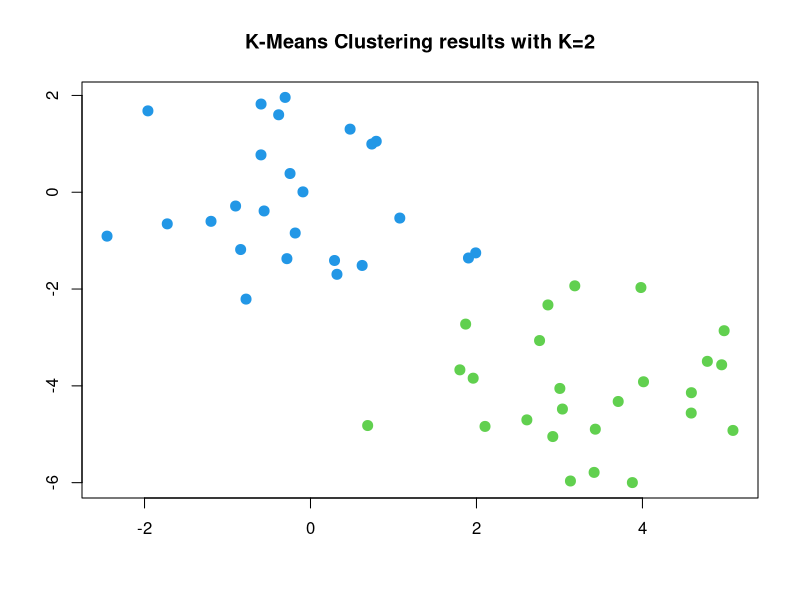
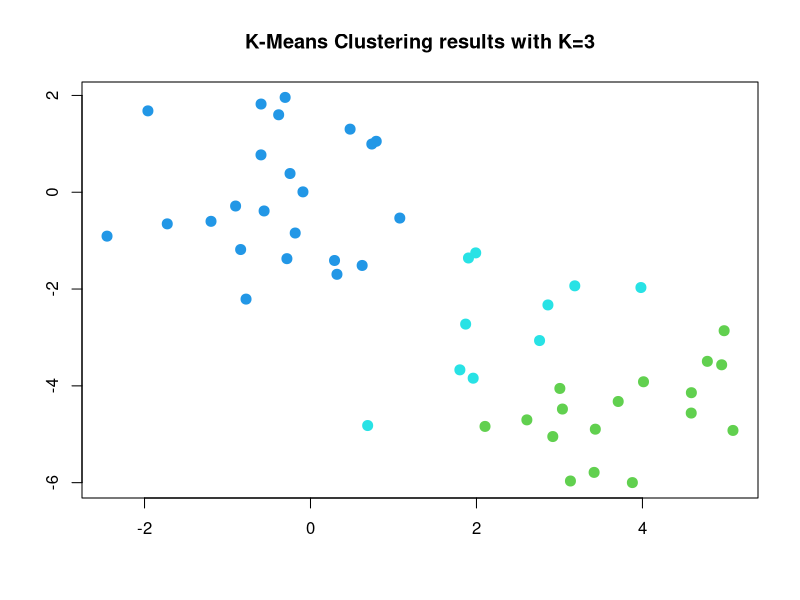
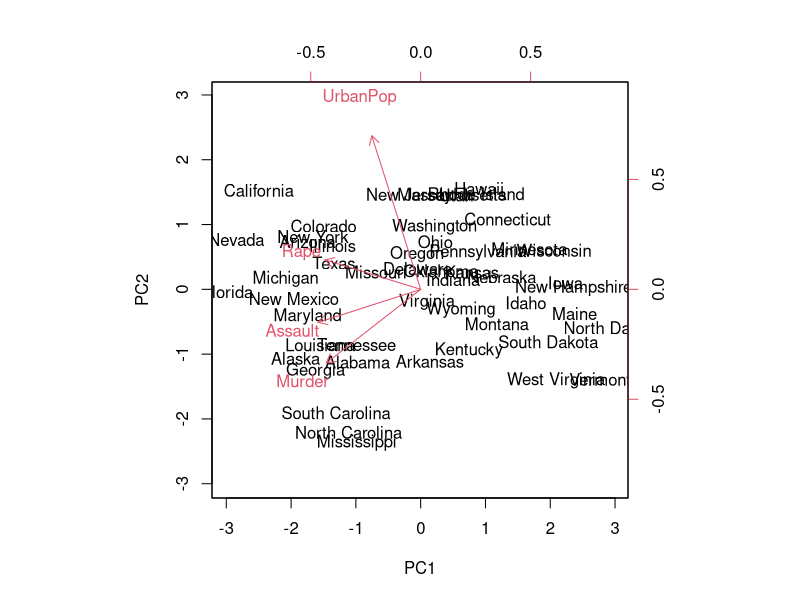
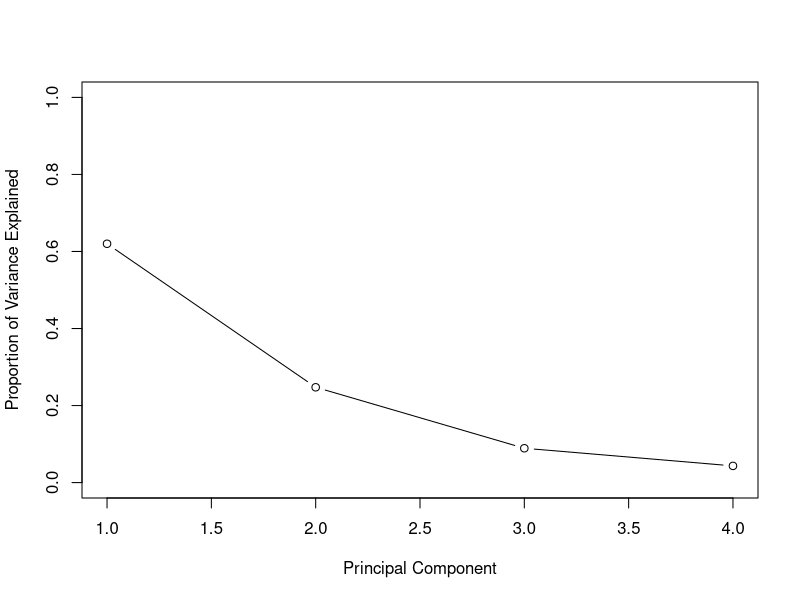
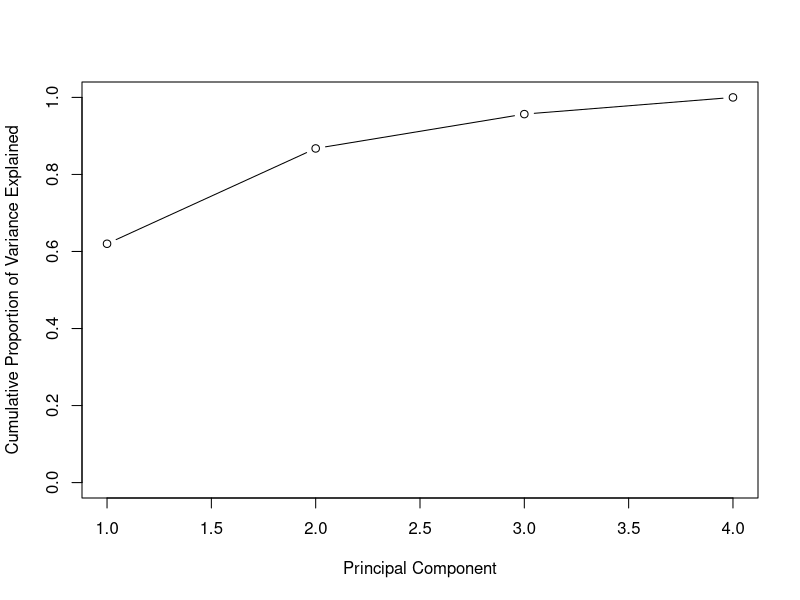

R code for these plots, in order:
## ---- chunk 1
set.seed(2)
x = matrix(rnorm(50*2), ncol=2)
x[1:25,1] = x[1:25,1] + 3
x[1:25,2] = x[1:25,2] - 4
## ---- chunk 2
km.out = kmeans(x, 2, nstart = 20)
km.out$cluster
plot(x, col=(km.out$cluster + 2), main="K-Means Clustering results with K=2", xlab="", ylab="", pch=20, cex=2)
## ---- chunk 3
set.seed(4)
km.out = kmeans(x, 3, nstart = 20)
km.out
plot(x, col=(km.out$cluster + 2), main="K-Means Clustering results with K=3", xlab="", ylab="", pch=20, cex=2)
## ---- chunk 4
set.seed(3)
km.out = kmeans(x, 3, nstart = 1)
km.out$tot.withinss
km.out = kmeans(x, 3, nstart = 20)
km.out$tot.withinss
## ---- chunk 5
states = row.names(USArrests)
states

names(USArrests)

apply(USArrests, 2, mean) # v diff means; 3x as many assaults as rapes
apply(USArrests, 2, var) # v diff variance; not surprising, since nums not comparable; hint: need to scale! otherwise PCA driven by Assault
## ---- chunk 6
pr.out = prcomp(USArrests, scale=T)
pr.out$center # mean of vars used for scaling
pr.out$scale # sd of vars used for scaling
pr.out$rotation # principal component loadings
## ---- chunk 7
dim(pr.out$x) #cols are principal component score vectors

biplot(pr.out, scale=0)
## ---- chunk 8
pr.out$sdev #sd of each principal component
pr.var = pr.out$sdev^2
pve = pr.var/sum(pr.var); pve # percent variance explained by each comp

plot(pve, xlab = "Principal Component", ylab = "Proportion of Variance Explained", ylim = c(0,1), type = 'b')

plot(cumsum(pve), xlab = "Principal Component", ylab = "Cumulative Proportion of Variance Explained", ylim = c(0,1), type = 'b')
